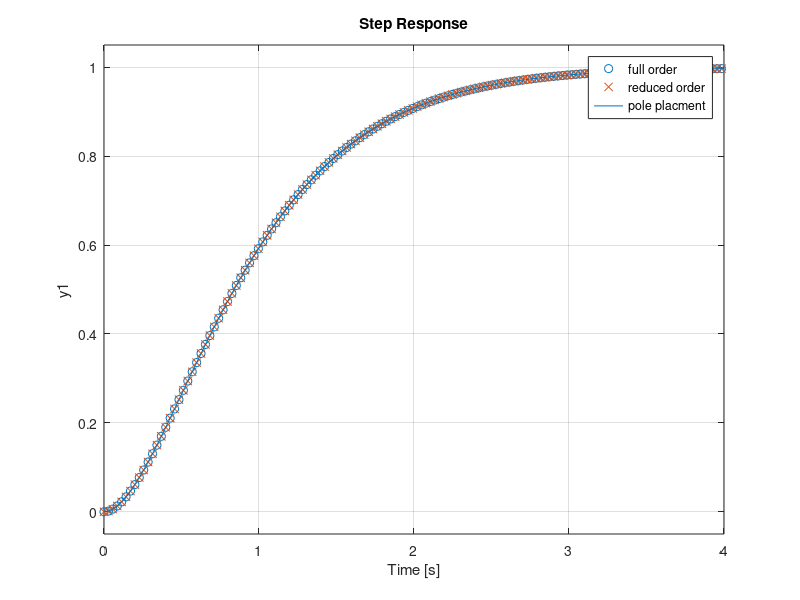
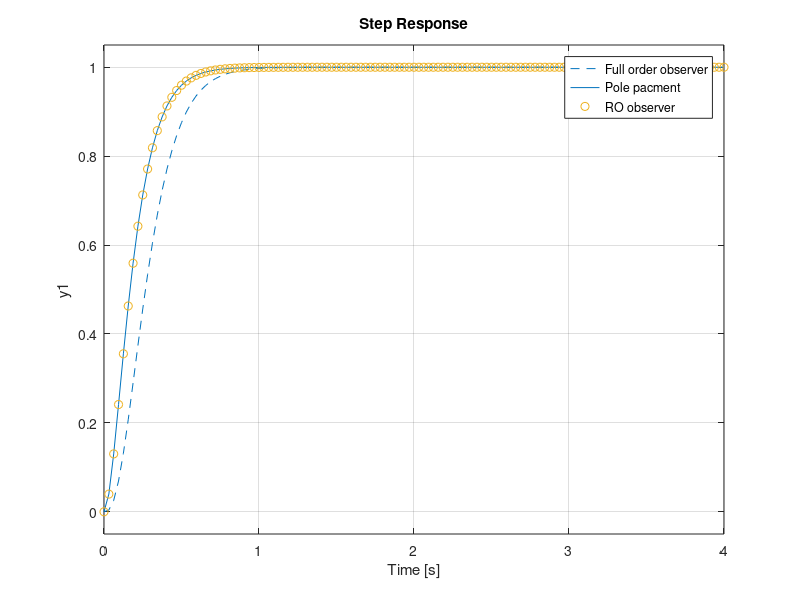

The MATLAB script that drew these images, in order:
clc 
close all
clear
%%
% full order \:

P = tf(4,[1 3 2]);

F_fo = tf([1 20 100],[1 21 119]);
C_fo = tf([81/4 162/4],[1 21 119]);

F_ro = tf([4 40],[9 18]);
C_ro = tf([9 18],[4 44]);

C = tf([3/4 3/2],[1 6 12 8]);



TF_fo = (P*C_fo*F_fo / (1+ P*C_fo));
TF_ro = P*C_ro*F_ro / (1+ P*C_ro);
TF_c = C*16/3;

step(TF_ro,"o")
hold on
step(TF_ro,"x")
hold on
step(TF_c)
grid on

legend("full order","reduced order","pole placment")

%% Part 3
clc
close all
clear TF_fo

P = tf(1,[1 4 4]);
P_p = tf(2,[1 2 1]);


c_1 = tf([1000 4000 4000],[1 30 300 0]);
c_2 = tf([100 400 400],[1 20 0]);
c_3 = c_2;

c_11 = tf([785 2420 2000],[1 32 359 0]);
T_11 = feedback(P_p*c_11,1);

c_22 = tf([69.5 229 200],[1 22 0]);
T_22 = feedback(P_p*c_22,1);



T_1 = feedback(c_1*P,1);
T_2 = feedback(c_2*P,1);
T_3 = feedback(c_3*P,1);

figure
step(T_1,"--")
hold on
step(T_2)
hold on
step(T_3,"o")
hold off
grid on
legend("Full order observer","Pole pacment","RO observer")
